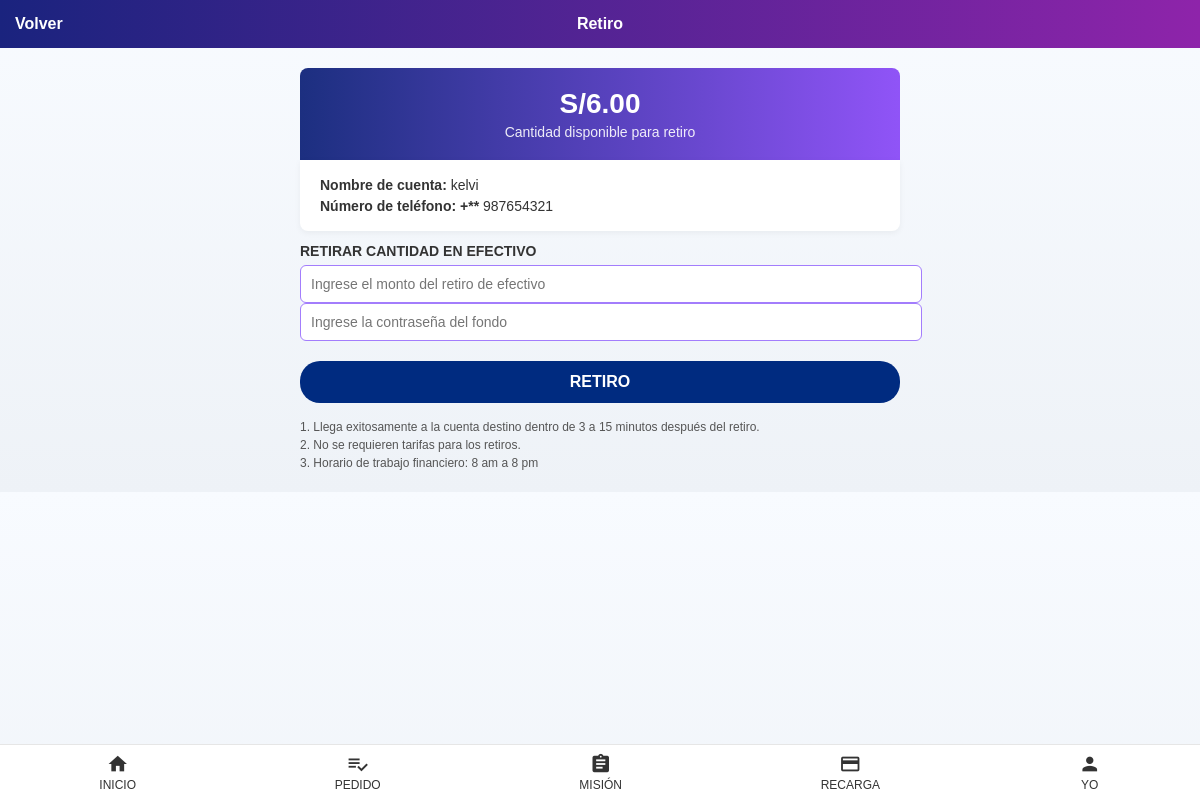
Screenshot of /retiro (signed in) with the database file from the repository.
### tables this page shows
CREATE TABLE usuarios_saldo (
    user_id INTEGER PRIMARY KEY,
    saldo REAL DEFAULT 6,
    FOREIGN KEY(user_id) REFERENCES users(id)
);

CREATE TABLE users (
    id INTEGER PRIMARY KEY AUTOINCREMENT,
    username TEXT UNIQUE NOT NULL,
    phone TEXT,
    password TEXT NOT NULL,
    invite_code TEXT,
    vip_nivel INTEGER DEFAULT 1
, is_admin INTEGER DEFAULT 0, is_online INTEGER DEFAULT 0, last_ping TIMESTAMP);

### app.py (the view)
@app.route("/retiro")
@login_required
@user_required
def retiro():
    if 'username' not in session: return redirect(url_for("login1"))
    saldo=get_saldo(session["username"])
    with get_db_connection() as conn:
        user=conn.execute("SELECT username, phone FROM users WHERE username=?", (session["username"],)).fetchone()
    if not user: return "Usuario no encontrado", 404
    return render_template("retiro.html", username=user["username"], phone=user["phone"], saldo=saldo)

### app.py (called while the page is built, shortened)
def get_db_connection():
    conn = sqlite3.connect(DATABASE, timeout=10, check_same_thread=False)
    conn.row_factory = sqlite3.Row
    return conn

def get_user(username=None, user_id=None):
    query, param = ("username = ?", username) if username else ("id = ?", user_id)
    with get_db_connection() as conn:
        user = conn.execute(f"SELECT * FROM users WHERE {query}", (param,)).fetchone()
    return user

def get_saldo(username):
    user = get_user(username=username)
    if user:
        return obtener_saldo(user['id'])
    return 0

def obtener_saldo(user_id):
    with get_db_connection() as conn:
        fila = conn.execute("SELECT saldo FROM usuarios_saldo WHERE user_id=?", (user_id,)).fetchone()
        if fila:
            return fila['saldo']
        else:
            conn.execute("INSERT INTO usuarios_saldo (user_id, saldo) VALUES (?, ?)", (user_id, 6))
            conn.commit()
            return 6

def user_required(f):
    @wraps(f)
    def decorated_function(*args, **kwargs):
        if str(session.get('is_admin')) in ["1", "98C12345P"]:
            flash("No tienes permiso para acceder a esta página", "error")
            return redirect(url_for('admin'))  # redirige a admin si es admin
        return f(*args, **kwargs)
    return decorated_function

def login_required(f):
    @wraps(f)
    def decorated_function(*args, **kwargs):
        if 'username' not in session:
            flash("Debes iniciar sesión para acceder a esta página", "error")
            return redirect(url_for('login1'))
        return f(*args, **kwargs)
    return decorated_function

@app.before_request
def proteger_rutas_y_sesion():
    PUBLIC_ROUTES = [
        '/', '/register', '/login1', '/static/', '/favicon.ico'
    ]
    if any(request.path.startswith(r) for r in PUBLIC_ROUTES):
        return None

### templates/retiro.html (shortened to what this page needs)
<!DOCTYPE html>
<html lang="es">
<head>
</head>
<body>
<header>
    <a href="/yo" class="volver"> Volver</a>
    <span>Retiro</span>
</header>
<div class="retiro-section">
    <div class="saldo-box">
        <h1>S/{{ '%.2f'|format(saldo) }}</h1>
        <p>Cantidad disponible para retiro</p>
    </div>
    <div class="cuenta-info">
        <p><strong>Nombre de cuenta:</strong> {{ username }}</p>
        <p><strong>Número de teléfono: +**</strong> {{ phone }}</p>
    </div>
    <label>RETIRAR CANTIDAD EN EFECTIVO</label>
    <form action="/procesar_retiro" method="POST">
        <input type="number" step="0.01" name="monto" placeholder="Ingrese el monto del retiro de efectivo" required>
        <input type="password" name="contrasena_fondo" placeholder="Ingrese la contraseña del fondo" required>
        <button class="btn-retirar">RETIRO</button>
    </form>
    <div class="nota">
        1. Llega exitosamente a la cuenta destino dentro de 3 a 15 minutos después del retiro.<br>
        2. No se requieren tarifas para los retiros.<br>
        3. Horario de trabajo financiero: 8 am a 8 pm
    </div>
</div>
            <nav class="bottom-nav">
              <a href="{{ url_for('inicio') }}" class="nav-item"><i class="material-icons">home</i><span>INICIO</span></a>
              <a href="{{ url_for('pedido') }}" class="nav-item"><i class="material-icons">playlist_add_check</i><span>PEDIDO</span></a>
              <a href="{{ url_for('mision') }}" class="nav-item"><i class="material-icons">assignment</i><span>MISIÓN</span></a>
              <a href="{{ url_for('recarga') }}" class="nav-item"><i class="material-icons">payment</i><span>RECARGA</span></a>
              <a href="{{ url_for('yo') }}" class="nav-item"><i class="material-icons">person</i><span>YO</span></a>
            </nav>
</body>
</html>

### templates/retiro.html (style rules this page uses)
.bottom-nav { position: fixed; left: 0; right: 0; bottom: 0; display: flex; justify-content: space-around; background: #fff; border-top: 1px solid #e6e6e6; padding: 8px 0; z-index: 999; }
.nav-item { color: #333; text-decoration: none; font-size: 12px; text-align: center; transition: all 0.25s ease; }
.nav-item i { display: block; font-size: 22px; margin-bottom: 3px; transition: transform 0.25s ease, color 0.25s ease; }
header { background: linear-gradient(90deg, #1a237e, #8e24aa); color: white; padding: 15px; font-weight: bold; text-align: center; position: relative; }
header .volver { position: absolute; left: 15px; top: 50%; transform: translateY(-50%); color: white; text-decoration: none; }
body { font-family: Arial, sans-serif; margin: 0; background: linear-gradient(to bottom, #f8fbff, #eef2f7); }
.saldo-box { background: linear-gradient(90deg, #1c2f80, #9054f7); color: white; text-align: center; padding: 20px; border-radius: 8px 8px 0 0; }
.saldo-box h1 { margin: 0; font-size: 28px; }
.saldo-box p { margin: 4px 0 0; font-size: 14px; opacity: 0.9; }
.cuenta-info { background: white; padding: 12px 20px; border-radius: 0 0 8px 8px; box-shadow: 0 2px 6px rgba(0,0,0,0.05); }
.cuenta-info p { margin: 5px 0; font-size: 14px; color: #333; }
.retiro-section { max-width: 600px; margin: 20px auto; padding: 0 15px; }
.retiro-section label { display: block; margin: 12px 0 6px; font-size: 14px; font-weight: bold; color: #333; }
.retiro-section input { width: 100%; padding: 10px; border: 1px solid #a37dfc; border-radius: 6px; outline: none; font-size: 14px; }
.btn-retirar { margin-top: 20px; display: block; width: 100%; padding: 12px; background: #002b80; color: white; border: none; border-radius: 20px; font-size: 16px; font-weight: bold; cursor: pointer; }
.nota { margin-top: 15px; font-size: 12px; color: #555; line-height: 1.5; }

### rows the page displays
usuarios_saldo: saldo "6.00"
users: username "kelvi", phone "987654321"
